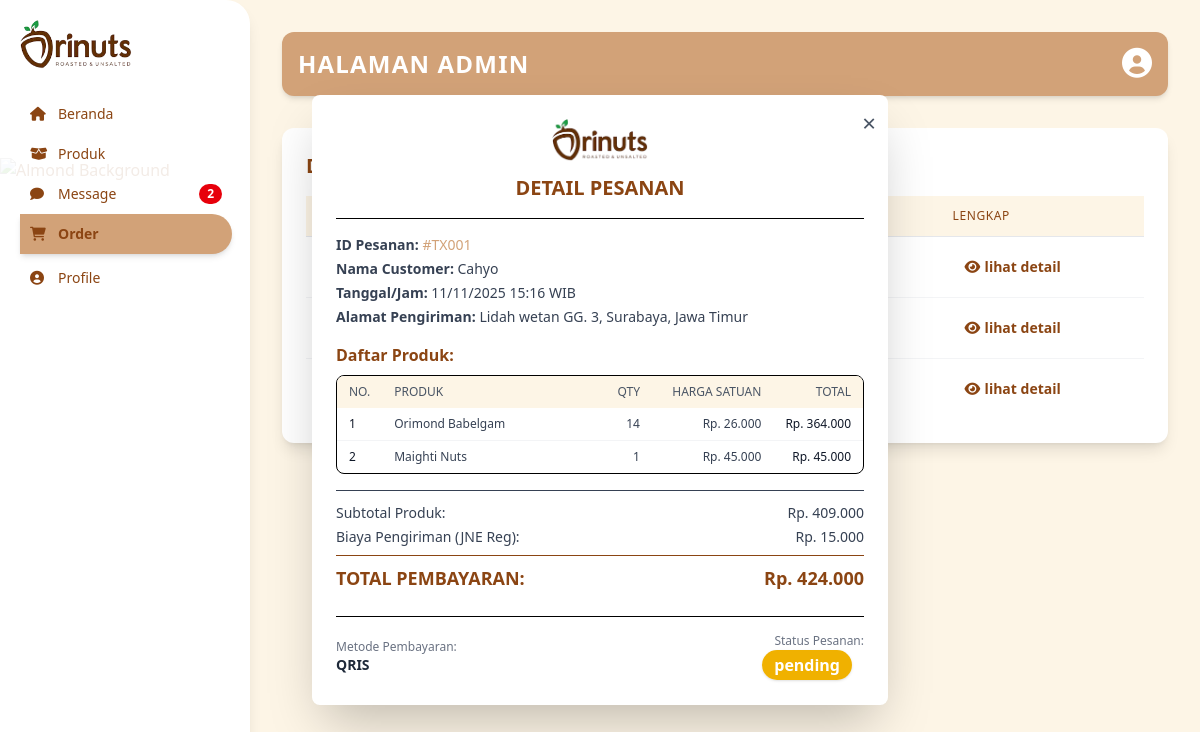
Page /admin_order.php?tid=1 (signed in) on the committed database.
### tables this page shows
CREATE TABLE `transactions` (
  `id` int(11) NOT NULL,
  `user_id` int(11) NOT NULL,
  `kode_transaksi` varchar(255) NOT NULL,
  `nama_user` varchar(255) NOT NULL,
  `alamat_user` varchar(255) NOT NULL,
  `metode_pembayaran` varchar(255) NOT NULL,
  `status` enum('pending','complete') NOT NULL DEFAULT 'pending',
  `total_harga` int(11) NOT NULL,
  `tanggal` datetime NOT NULL DEFAULT current_timestamp()
);

CREATE TABLE `transaction_items` (
  `id` int(11) NOT NULL,
  `transaksi_id` int(11) NOT NULL,
  `kode_produk` varchar(255) NOT NULL,
  `nama_produk` varchar(255) NOT NULL,
  `varian` int(11) NOT NULL,
  `qty` int(11) NOT NULL,
  `harga` int(11) NOT NULL,
  `total` int(11) NOT NULL,
  `img` longblob NOT NULL
);

### admin_order.php (the view, shortened to what this page needs)
<!DOCTYPE html>
<html lang="en">
<head>
    <link rel="stylesheet" href="src/outputail.css" />
    <link
        rel="stylesheet"
        href="https://cdnjs.cloudflare.com/ajax/libs/font-awesome/6.0.0-beta3/css/all.min.css" />
</head>
<body class="flex min-h-screen bg-[#FDF5E6]">
    <aside
        class="bg-white text-[#8B4513] overflow-y-auto shadow-lg rounded-r-3xl min-h-screen fixed z-10"
        style="width: 250px;">
        <div class="fixed p-5 w-63">
            <div class="logo mb-6">
                <img src="content/logo.png" alt="Logo Orinuts" class="w-28" />
            </div>
            <nav>
                <ul class="space-y-1 text-sm">
                    <a href="admin_dashboard.php">
                        <li class="nav-item p-2.5 flex items-center gap-3 cursor-pointer hover:bg-[#E0BBA1]/20 rounded-r-3xl transition">
                            <i class="fas fa-home w-4"></i> Beranda
                        </li>
                    </a>
                    <a href="admin_product.php">
                        <li class="nav-item p-2.5 flex items-center gap-3 cursor-pointer hover:bg-[#E0BBA1]/20 rounded-r-3xl transition">
                            <i class="fas fa-box-open w-4"></i> Produk
                        </li>
                    </a>
                    <a href="admin_message.php">
                        <li class="nav-item p-2.5 flex items-center gap-3 cursor-pointer hover:bg-[#E0BBA1]/20 rounded-r-3xl transition">
                            <i class="fas fa-comment w-4"></i> Message
                            <span class="ml-auto bg-red-600 text-white text-xs font-semibold px-2 py-0.5 rounded-full">2</span>
                        </li>
                    </a>
                    <li class="nav-item font-bold p-2.5 flex items-center gap-3 cursor-pointer  bg-[#D2A278] rounded-r-3xl shadow-md" style="background-color: #D2A278;">
                        <i class="fas fa-shopping-cart w-4"></i> Order
                    </li>
                    <a href="admin_profile.php">
                        <li class="nav-item p-2.5 flex items-center gap-3 cursor-pointer hover:bg-[#E0BBA1]/20 rounded-r-3xl transition">
                            <i class="fas fa-user-circle w-4"></i> Profile
                        </li>
                    </a>
                </ul>
            </nav>
            <div class="absolute bottom-0 left-0 right-0 h-40 overflow-hidden rounded-r-3xl pointer-events-none">
            </div>
        </div>
    </aside>
    <main class="flex-1 p-8 ml-[250px]">
        <header class="flex justify-between items-center mb-8 bg-[#D2A278] p-4 rounded-xl shadow-md">
            <h1 class="text-white text-2xl font-bold uppercase tracking-wider">HALAMAN ADMIN</h1>
            <div class="text-white">
                <i class="fas fa-user-circle text-3xl cursor-pointer hover:text-gray-200 transition"></i>
            </div>
        </header>
        <div class="bg-white p-6 rounded-xl shadow-lg">
            <h2 class="text-xl font-semibold text-[#8B4513] mb-4">Daftar Pesanan Terbaru</h2>
            <div class="overflow-x-auto">
                <table class="min-w-full divide-y divide-gray-200">
                    <thead class="bg-[#FDF5E6]">
                        <tr>
                            <th class="px-4 py-3 text-left text-xs font-medium text-[#8B4513] uppercase tracking-wider w-1/12">ID</th>
                            <th class="px-4 py-3 text-left text-xs font-medium text-[#8B4513] uppercase tracking-wider w-3/12">Nama Customer</th>
                            <th class="px-4 py-3 text-left text-xs font-medium text-[#8B4513] uppercase tracking-wider w-3/12">Total Pembelian</th>
                            <th class="px-4 py-3 text-left text-xs font-medium text-[#8B4513] uppercase tracking-wider w-2/12">Tanggal</th>
                            <th class="px-4 py-3 text-left text-xs font-medium text-[#8B4513] uppercase tracking-wider w-3/12">Lengkap</th>
                        </tr>
                    </thead>
                    <tbody class="divide-y divide-gray-100">
                        <?php
                        $pdo = require 'koneksi.php';
                        $query = $pdo->prepare("SELECT * FROM transactions ORDER BY id DESC");
                        $query->execute();
                        $transaksi = $query->fetchAll();
                        foreach ($transaksi as $trans) {
                        ?>
                            <tr class="bg-white hover:bg-[#FDF5E6] transition-colors">
                                <td class="px-4 py-4 whitespace-nowrap text-sm text-gray-900 font-medium">#<?= $trans['kode_transaksi'] ?></td>
                                <td class="px-4 py-4 whitespace-nowrap text-sm text-gray-700"><?= $trans['nama_user'] ?></td>
                                <td class="px-4 py-4 whitespace-nowrap text-sm text-gray-700">Rp. <?= number_format($trans['total_harga'], 0, ',', '.') ?></td>
                                <td class="px-4 py-4 whitespace-nowrap text-sm text-red-600 font-medium"><?= date("d/m/Y", strtotime($trans['tanggal'])) ?></td>
                                <td class="px-4 py-4 whitespace-nowrap text-sm text-gray-500">
                                    <a
                                        class="text-[#8B4513] hover:text-[#D2A278] font-semibold py-1 px-3 rounded-full transition-colors flex items-center gap-1 group"
                                        href="?tid=<?= $trans['id'] ?>">
                                        <i class="fas fa-eye w-4 group-hover:text-[#D2A278]"></i> lihat detail
                                    </a>
                                </td>
                            </tr>
                        <?php } ?>
                    </tbody>
                </table>
            </div>
        </div>
    </main>
    <?php if (isset($_GET['tid'])): ?>
        <?php
        $queryTransaksi = $pdo->prepare("SELECT * FROM transactions WHERE id= ?");
        $queryTransaksi->execute([$_GET['tid']]);
        $trans = $queryTransaksi->fetch();
        $queryItem = $pdo->prepare("SELECT * FROM transaction_items WHERE transaksi_id= ?");
        $queryItem->execute([$_GET['tid']]);
        $items = $queryItem->fetchAll();
        ?>
        <div id="detailModal" class="fixed inset-0 bg-opacity-50 hidden items-center justify-center z-50">
            <div class="bg-white p-6 rounded-lg shadow-2xl max-w-xl w-full relative transform transition-all duration-300 scale-95 opacity-0" id="modalContent">
                <a
                    class="absolute top-3 right-3 text-gray-600 hover:text-red-500 text-2xl"
                    href="admin_order.php">
                    &times;
                </a>
                <div class="flex flex-col items-center border-b pb-4 mb-4">
                    <img src="content/logo.png" alt="Logo Orinuts" class="w-24 mb-3" />
                    <h3 class="text-xl font-bold text-[#8B4513]">DETAIL PESANAN</h3>
                </div>
                <div class="text-sm text-gray-700 space-y-1 mb-4">
                    <p><strong>ID Pesanan:</strong> <span id="modal-order-id" class="font-medium text-[#D2A278]">#<?= $trans['kode_transaksi'] ?></span></p>
                    <p><strong>Nama Customer:</strong> <span id="modal-customer-name"><?= $trans['nama_user'] ?></span></p>
                    <p><strong>Tanggal/Jam:</strong> <span id="modal-datetime"><?= date("d/m/Y H:i", strtotime($trans['tanggal'])) ?> WIB</span></p>
                    <p><strong>Alamat Pengiriman:</strong> <span id="modal-address"><?= $trans['alamat_user'] ?></span></p>
                </div>
                <h4 class="font-semibold text-md text-[#8B4513] mt-4 mb-2">Daftar Produk:</h4>
                <div class="overflow-x-auto border rounded-lg">
                    <table class="min-w-full text-sm">
                        <thead class="bg-[#FDF5E6]">
                            <tr>
                                <th class="px-3 py-2 text-left text-xs font-medium text-gray-600 uppercase w-1/12">No.</th>
                                <th class="px-3 py-2 text-left text-xs font-medium text-gray-600 uppercase w-5/12">Produk</th>
                                <th class="px-3 py-2 text-right text-xs font-medium text-gray-600 uppercase w-2/12">Qty</th>
                                <th class="px-3 py-2 text-right text-xs font-medium text-gray-600 uppercase w-3/12">Harga Satuan</th>
                                <th class="px-3 py-2 text-right text-xs font-medium text-gray-600 uppercase w-3/12">Total</th>
                            </tr>
                        </thead>
                        <tbody id="modal-product-list" class="divide-y divide-gray-100">
                            <?php for ($i = 0; $i < count($items); $i++) { ?>
                            <tr class="hover:bg-gray-50 transition-colors">
                                <td class="px-3 py-2 whitespace-nowrap text-xs font-medium text-gray-900"><?= $i+1 ?></td>
                                <td class="px-3 py-2 text-xs text-gray-700"><?= $items[$i]['nama_produk'] ?></td>
                                <td class="px-3 py-2 whitespace-nowrap text-xs text-gray-700 text-right"><?= $items[$i]['qty'] ?></td>
                                <td class="px-3 py-2 whitespace-nowrap text-xs text-gray-700 text-right">Rp. <?= number_format($items[$i]['harga'],0,',','.') ?></td>
                                <td class="px-3 py-2 whitespace-nowrap text-xs text-gray-900 font-medium text-right">Rp. <?= number_format($items[$i]['total'],0,',','.') ?></td>
                            </tr>
                            <?php } ?>
                        </tbody>
                    </table>
                </div>
                <div class="mt-4 space-y-1 text-sm text-gray-700 border-t pt-3">
                    <div class="flex justify-between">
                        <span class="font-medium">Subtotal Produk:</span>
                        <span id="modal-subtotal" class="font-medium">Rp. <?= number_format($trans['total_harga'],0,',','.') ?></span>
                    </div>
                    <div class="flex justify-between">
                        <span class="font-medium">Biaya Pengiriman (JNE Reg):</span>
                        <span id="modal-shipping-cost">Rp. 15.000</span>
                    </div>
                    <div class="flex justify-between font-bold text-lg text-[#8B4513] border-t mt-2 pt-2">
                        <span>TOTAL PEMBAYARAN:</span>
                        <span id="modal-total">Rp. <?= number_format(($trans['total_harga']+15000),0,',','.') ?></span>
                    </div>
                </div>
                <div class="mt-6 border-t pt-4 flex justify-between items-center">
                    <div>
                        <p class="text-xs text-gray-500">Metode Pembayaran:</p>
                        <p class="font-bold text-sm text-gray-800" id="modal-payment-method"><?= $trans['metode_pembayaran'] ?></p>
                    </div>
                    <div>
                        <p class="text-xs text-gray-500 text-right">Status Pesanan:</p>
                        <p id="modal-status" class="text-base font-bold text-white px-3 py-1 rounded-full text-center">
                            <?=  $trans['status'] == 'complete' ? "<span class='bg-green-500 px-3 py-1 rounded-full shadow'>{$trans['status']}</span>" :
                                "<span class='bg-yellow-500 px-3 py-1 rounded-full shadow'>{$trans['status']}</span>"
                            ?>
                        </p>
                    </div>
                </div>
            </div>
        </div>
    <?php endif ?>
</body>
</html>

### rows in the picture
transactions: kode_transaksi "TX001", nama_user "Cahyo", tanggal "11/11/2025 15:16", alamat_user "Lidah wetan GG. 3, Surabaya, Jawa Timur", total_harga "409.000", $trans['total_harga']+15000 "424.000", metode_pembayaran "QRIS", status "pending"
transaction_items: nama_produk "Orimond Babelgam", qty "14", harga "26.000", total "364.000"
transaction_items: nama_produk "Maighti Nuts", qty "1", harga "45.000", total "45.000"
